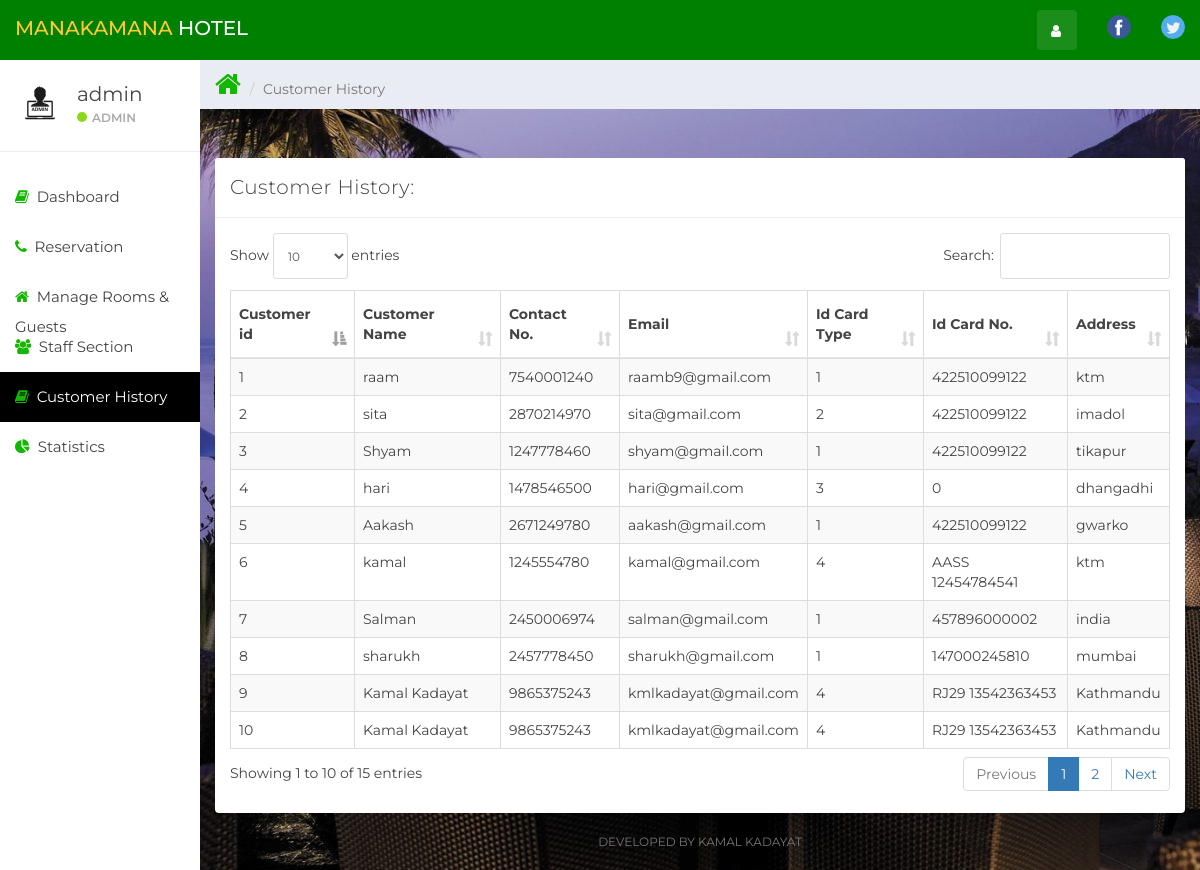
The app's page /index.php?customerhistory (signed in) with its own data.
### tables this page shows
CREATE TABLE `user` (
  `id` int(11) NOT NULL,
  `name` varchar(100) NOT NULL,
  `username` varchar(15) NOT NULL,
  `email` varchar(100) NOT NULL,
  `password` varchar(100) NOT NULL,
  `created_at` timestamp NOT NULL DEFAULT current_timestamp()
);

CREATE TABLE `customer` (
  `customer_id` int(10) NOT NULL,
  `customer_name` varchar(100) NOT NULL,
  `contact_no` bigint(20) NOT NULL,
  `email` varchar(100) NOT NULL,
  `id_card_type_id` int(10) NOT NULL,
  `id_card_no` varchar(20) NOT NULL,
  `address` varchar(100) NOT NULL
);

### customerhistory.php (the view, shortened to what this page needs)
<div class="col-sm-9 col-sm-offset-3 col-lg-10 col-lg-offset-2 main">
    <div class="row">
        <ol class="breadcrumb">
            <li><a href="#">
                    <em class="fa fa-xl fa-home color-green"></em>
                </a></li>
            <li class="active">Customer History</li>
        </ol>
    </div>
    <div class="row">
			<div class="col-lg-12">
				<h1 class="page-header"></h1>
			</div>
		</div>
    <div class="row">
        <div class="col-lg-12">
            <div class="panel panel-default">
                <div class="panel-heading">Customer History: </div>
                <div class="panel-body">
                    <table class="table table-striped table-bordered table-responsive" cellspacing="0" width="100%"
                           id="rooms">
                        <thead>
                        <tr>
                            <th>Customer id</th>
                            <th>Customer Name</th>
                            <th>Contact No.</th>
                            <th>Email</th>
                            <th>Id Card Type</th>
                            <th>Id Card No.</th>
                            <th>Address</th>
                        </tr>
                        </thead>
                        <tbody>
                        <?php
                        $customer_query = "SELECT * FROM customer";
                        $customer_result = mysqli_query($connection, $customer_query);
                        if (mysqli_num_rows($customer_result) > 0) {
                            while ($customer = mysqli_fetch_assoc($customer_result)) { ?>
                                <tr>
                                    <td><?php echo $customer['customer_id']; ?></td>
                                    <td><?php echo $customer['customer_name']; ?></td>
                                    <td><?php echo $customer['contact_no']; ?></td>
                                    <td><?php echo $customer['email']; ?></td>
                                    <td><?php echo $customer['id_card_type_id']; ?></td>
                                    <td><?php echo $customer['id_card_no']; ?></td>
                                    <td><?php echo $customer['address']; ?></td>
                                </tr>
                                <?php
                            }
                        }
                        ?>
                        </tbody>
                    </table>
                </div>
            </div>
        </div>
    </div>
    <div class="row">
        <div class="col-sm-12">
        <p class="back-link">Developed By Kamal Kadayat</p>
        </div>
    </div>
</div>

### sidebar.php (shortened to what this page needs)
<div id="sidebar-collapse" class="col-sm-3 col-lg-2 sidebar">
    <div class="profile-sidebar">
        <div class="profile-userpic">
            <img src="img/admin.jpg" class="img-responsive" alt="">
        </div>
        <div class="profile-usertitle">
            <div class="profile-usertitle-name"><?php echo $user['name'];?></div>
            <div class="profile-usertitle-status"><span class="indicator label-success"></span>Admin</div>
        </div>
    </div>
    <ul class="nav menu">
    <?php
        if (isset($_GET['dashboard'])){ ?>
            <li class="active">
                <a href="index.php?dashboard"><em class="fa fa-book color-green" >&nbsp;</em>
                    Dashboard
                </a>
            </li>
        <?php } else{?>
            <li>
                <a href="index.php?dashboard"><em class="fa fa-book color-green ">&nbsp;</em>
                    Dashboard
                </a>
            </li>
        <?php }
        if (isset($_GET['reservation'])){ ?>
            <li class="active">
            <a href="index.php?reservation"><em class="fa fa-phone color-green ">&nbsp;</em>
                    Reservation
                </a>
            </li>
        <?php } else{?>
            <li>
            <a href="index.php?reservation"><em class="fa fa-phone color-green">&nbsp;</em>
                    Reservation
                </a>
            </li>
        <?php }
        if (isset($_GET['room_mang'])){ ?>
            <li class="active">
                <a href="index.php?room_mang"><em class="fa fa-home color-green">&nbsp;</em>
                    Manage Rooms & Guests
                </a>
            </li>
        <?php } else{?>
            <li>
            <a href="index.php?room_mang"><em class="fa fa-home color-green">&nbsp;</em>
                    Manage Rooms & Guests
                </a>
            </li>
        <?php }
        if (isset($_GET['staff_mang'])){ ?>
            <li class="active">
                <a href="index.php?staff_mang"><em class="fa fa-users color-green">&nbsp;</em>
                    Staff Section
                </a>
            </li>
        <?php } else{?>
            <li>
                <a href="index.php?staff_mang"><em class="fa fa-users color-green">&nbsp;</em>
                    Staff Section
                </a>
            </li>
        <?php }
        if (isset($_GET['customerhistory'])){ ?>
            <li class="active">
                <a href="index.php?customerhistory"><em class="fa fa-book color-green" >&nbsp;</em>
                Customer History
                </a>
            </li>
        <?php }
        ?>
          <?php
        if (isset($_GET['statistics'])){ ?>
            <li class="active">
                <a href="index.php?statistics"><em class="fa fa-pie-chart color-green">&nbsp;</em>
                    Statistics
                </a>
            </li>
        <?php } else{?>
        <li>
            <a href="index.php?statistics"><em class="fa fa-pie-chart color-green">&nbsp;</em>
                Statistics
            </a>
        </li>
        <?php }?>
    </ul>
</div>
</head>
</html>

### css/styles.css (style rules this page uses)
body { background: #f1f4f7; padding-top: 60px; font-size: 14px; color: #444444; font-family: "Montserrat", "Helvetica Neue", Helvetica, Arial, sans-serif; }
p { color: #777; }
a, a:hover, a:focus { color: #444444; }
h1, h2, h3, h4, h5, h6 { color: #444444; }
h1 { font-weight: 300; font-size: 40px; }
.color-green { color: #14b700; }
.fa-xl { font-size: 2em; }
.label-success { background-color: #8ad919; }
.panel { border: 0; }
.panel-heading { font-size: 20px; font-weight: 300; letter-spacing: 0.025em; height: 60px; line-height: 38px; }
.panel-default .panel-heading { background: #fff; border-bottom: 1px solid #e9ecf2; color: #444444; }
.sidebar { display: block; padding: 0; display: none; box-shadow: none; background: #fff; }
.sidebar ul { margin: 20px 0px; }
@media (min-width: 768px) { .sidebar { display: block; position: fixed; top: 60px; bottom: 0; left: 0; z-index: 1000; display: block; margin: 0; padding: 0; overflow-x: hidden; overflow-y: auto; } }
.sidebar ul.nav .active a, .sidebar ul.nav li.parent a.active, .sidebar ul.nav .active > a:hover, .sidebar ul.nav li.parent a.active:hover, .sidebar ul.nav .active > a:focus, .sidebar ul.nav li.parent a.active:focus { color: #fff; background-color: #000000; }
.sidebar ul.nav li a { height: 50px; font-size: 15px; line-height: 2em; color: #444444; }
.profile-sidebar { padding: 10px 0; border-bottom: 1px solid #e9ecf2; }
.indicator { width: 10px; height: 10px; display: inline-block; border-radius: 9999px; margin-right: 5px; }
.profile-userpic img { float: left; margin: 10px 0px 0px 15px; width: 50px; height: 50px; border-radius: 9999px !important; }
.profile-usertitle { float: left; text-align: left; margin: 10px 0 0 12px; }
.profile-usertitle-name { font-size: 20px; margin-bottom: 0px; }
.profile-usertitle-status { text-transform: uppercase; color: #aaa; font-size: 12px; font-weight: 600; margin-bottom: 15px; }
.breadcrumb { border-radius: 0; padding: 10px 15px 10px 15px; background: #e9ecf2; margin: 0; }
h1.page-header { margin-top: 20px; border-bottom: 0; }
.table { background: #fff; }
.table > thead > tr > th { border-bottom: 1px solid #e6e7e8; vertical-align: middle; height: 50px; }
p.back-link { text-align: center; margin-bottom: 20px; font-size: 12px; text-transform: uppercase; }

### sidebar.php (style rules this page uses)
body { background-image: url('img/home_bg.jpg'); background-repeat: no-repeat; background-attachment: fixed; }
p { font-size: 13px; }

### records on screen
user: name "admin"
customer: customer_id "1", customer_name "raam", contact_no "7540001240", email "raamb9@gmail.com", id_card_type "1", id_card_no "422510099122", address "ktm"
customer: customer_id "2", customer_name "sita", contact_no "2870214970", email "sita@gmail.com", id_card_type "2", id_card_no "422510099122", address "imadol"
customer: customer_id "3", customer_name "Shyam", contact_no "1247778460", email "shyam@gmail.com", id_card_type "1", id_card_no "422510099122", address "tikapur"
customer: customer_id "4", customer_name "hari", contact_no "1478546500", email "hari@gmail.com", id_card_type "3", id_card_no "0", address "dhangadhi"
customer: customer_id "5", customer_name "Aakash", contact_no "2671249780", email "aakash@gmail.com", id_card_type "1", id_card_no "422510099122", address "gwarko"
customer: customer_id "6", customer_name "kamal", contact_no "1245554780", email "kamal@gmail.com", id_card_type "4", id_card_no "AASS 12454784541", address "ktm"
customer: customer_id "7", customer_name "Salman", contact_no "2450006974", email "salman@gmail.com", id_card_type "1", id_card_no "457896000002", address "india"
customer: customer_id "8", customer_name "sharukh", contact_no "2457778450", email "sharukh@gmail.com", id_card_type "1", id_card_no "147000245810", address "mumbai"
customer: customer_id "9", customer_name "Kamal Kadayat", contact_no "9865375243", email "kmlkadayat@gmail.com", id_card_type "4", id_card_no "RJ29 13542363453", address "Kathmandu"
customer: customer_id "10", customer_name "Kamal Kadayat", contact_no "9865375243", email "kmlkadayat@gmail.com", id_card_type "4", id_card_no "RJ29 13542363453", address "Kathmandu"
